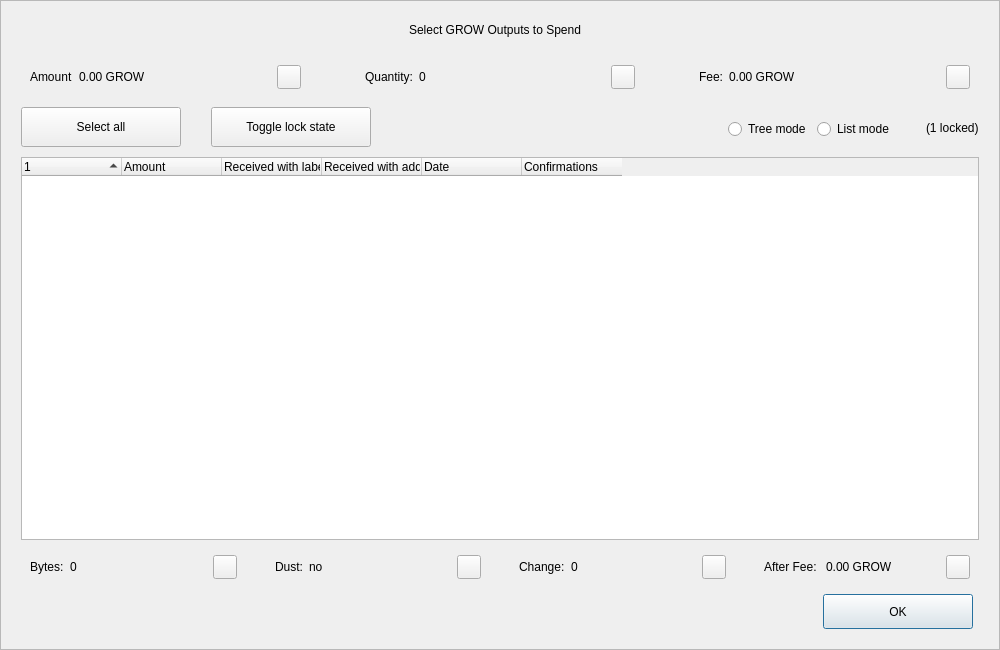
<?xml version="1.0" encoding="UTF-8"?>
<ui version="4.0">
 <class>CoinControlDialog</class>
 <widget class="QDialog" name="CoinControlDialog">
  <property name="geometry">
   <rect>
    <x>0</x>
    <y>0</y>
    <width>1000</width>
    <height>650</height>
   </rect>
  </property>
  <property name="minimumSize">
   <size>
    <width>950</width>
    <height>650</height>
   </size>
  </property>
  <property name="windowTitle">
   <string>Coin Selection</string>
  </property>
  <property name="styleSheet">
   <string notr="true"/>
  </property>
  <layout class="QVBoxLayout" name="verticalLayout">
   <property name="spacing">
    <number>0</number>
   </property>
   <property name="leftMargin">
    <number>0</number>
   </property>
   <property name="topMargin">
    <number>0</number>
   </property>
   <property name="rightMargin">
    <number>0</number>
   </property>
   <property name="bottomMargin">
    <number>0</number>
   </property>
   <item>
    <widget class="QFrame" name="frameContainer">
     <property name="toolTipDuration">
      <number>0</number>
     </property>
     <property name="frameShape">
      <enum>QFrame::StyledPanel</enum>
     </property>
     <property name="frameShadow">
      <enum>QFrame::Raised</enum>
     </property>
     <layout class="QVBoxLayout" name="verticalLayout_2">
      <property name="leftMargin">
       <number>0</number>
      </property>
      <property name="rightMargin">
       <number>0</number>
      </property>
      <property name="bottomMargin">
       <number>20</number>
      </property>
      <item>
       <layout class="QHBoxLayout" name="horizontalLayout_12">
        <property name="spacing">
         <number>0</number>
        </property>
        <property name="leftMargin">
         <number>20</number>
        </property>
        <property name="rightMargin">
         <number>30</number>
        </property>
        <item>
         <spacer name="horizontalSpacer_4">
          <property name="orientation">
           <enum>Qt::Horizontal</enum>
          </property>
          <property name="sizeHint" stdset="0">
           <size>
            <width>40</width>
            <height>20</height>
           </size>
          </property>
         </spacer>
        </item>
        <item>
         <widget class="QLabel" name="labelTitle">
          <property name="minimumSize">
           <size>
            <width>0</width>
            <height>40</height>
           </size>
          </property>
          <property name="maximumSize">
           <size>
            <width>16777215</width>
            <height>40</height>
           </size>
          </property>
          <property name="text">
           <string>Select GROW Outputs to Spend</string>
          </property>
          <property name="alignment">
           <set>Qt::AlignCenter</set>
          </property>
          <property name="margin">
           <number>7</number>
          </property>
         </widget>
        </item>
        <item>
         <spacer name="horizontalSpacer_5">
          <property name="orientation">
           <enum>Qt::Horizontal</enum>
          </property>
          <property name="sizeHint" stdset="0">
           <size>
            <width>40</width>
            <height>20</height>
           </size>
          </property>
         </spacer>
        </item>
       </layout>
      </item>
      <item>
       <layout class="QHBoxLayout" name="horizontalLayout_8">
        <property name="leftMargin">
         <number>20</number>
        </property>
        <property name="rightMargin">
         <number>20</number>
        </property>
        <item>
         <widget class="QWidget" name="layoutAmount" native="true">
          <layout class="QHBoxLayout" name="horizontalLayout_9" stretch="0,1,0">
           <item>
            <widget class="QLabel" name="labelCoinControlAmountText">
             <property name="text">
              <string>Amount</string>
             </property>
            </widget>
           </item>
           <item>
            <widget class="QLabel" name="labelCoinControlAmount">
             <property name="text">
              <string>0.00 GROW</string>
             </property>
            </widget>
           </item>
           <item alignment="Qt::AlignHCenter|Qt::AlignVCenter">
            <widget class="QPushButton" name="pushButtonAmount">
             <property name="minimumSize">
              <size>
               <width>0</width>
               <height>24</height>
              </size>
             </property>
             <property name="maximumSize">
              <size>
               <width>24</width>
               <height>26</height>
              </size>
             </property>
             <property name="focusPolicy">
              <enum>Qt::NoFocus</enum>
             </property>
             <property name="styleSheet">
              <string notr="true">padding-bottom:2px;
padding-right:4px;</string>
             </property>
             <property name="text">
              <string/>
             </property>
            </widget>
           </item>
          </layout>
         </widget>
        </item>
        <item>
         <spacer name="horizontalSpacer_2">
          <property name="orientation">
           <enum>Qt::Horizontal</enum>
          </property>
          <property name="sizeType">
           <enum>QSizePolicy::Fixed</enum>
          </property>
          <property name="sizeHint" stdset="0">
           <size>
            <width>40</width>
            <height>20</height>
           </size>
          </property>
         </spacer>
        </item>
        <item>
         <widget class="QWidget" name="layoutQuantity" native="true">
          <layout class="QHBoxLayout" name="horizontalLayout_10" stretch="0,1,0">
           <item>
            <widget class="QLabel" name="labelCoinControlQuantityText">
             <property name="text">
              <string>Quantity:</string>
             </property>
            </widget>
           </item>
           <item>
            <widget class="QLabel" name="labelCoinControlQuantity">
             <property name="text">
              <string>0</string>
             </property>
            </widget>
           </item>
           <item alignment="Qt::AlignHCenter|Qt::AlignVCenter">
            <widget class="QPushButton" name="pushButtonQuantity">
             <property name="minimumSize">
              <size>
               <width>0</width>
               <height>24</height>
              </size>
             </property>
             <property name="maximumSize">
              <size>
               <width>24</width>
               <height>26</height>
              </size>
             </property>
             <property name="focusPolicy">
              <enum>Qt::NoFocus</enum>
             </property>
             <property name="styleSheet">
              <string notr="true">padding-bottom:2px;
               padding-right:4px;</string>
             </property>
             <property name="text">
              <string/>
             </property>
            </widget>
           </item>
          </layout>
         </widget>
        </item>
        <item>
         <spacer name="horizontalSpacer_22">
          <property name="orientation">
           <enum>Qt::Horizontal</enum>
          </property>
          <property name="sizeType">
           <enum>QSizePolicy::Fixed</enum>
          </property>
          <property name="sizeHint" stdset="0">
           <size>
            <width>40</width>
            <height>20</height>
           </size>
          </property>
         </spacer>
        </item>
        <item>
         <widget class="QWidget" name="layoutFee" native="true">
          <layout class="QHBoxLayout" name="horizontalLayout_11" stretch="0,1,0">
           <item>
            <widget class="QLabel" name="labelCoinControlFeeText">
             <property name="text">
              <string>Fee:</string>
             </property>
            </widget>
           </item>
           <item>
            <widget class="QLabel" name="labelCoinControlFee">
             <property name="text">
              <string>0.00 GROW</string>
             </property>
            </widget>
           </item>
           <item alignment="Qt::AlignHCenter|Qt::AlignVCenter">
            <widget class="QPushButton" name="pushButtonFee">
             <property name="minimumSize">
              <size>
               <width>0</width>
               <height>24</height>
              </size>
             </property>
             <property name="maximumSize">
              <size>
               <width>24</width>
               <height>26</height>
              </size>
             </property>
             <property name="focusPolicy">
              <enum>Qt::NoFocus</enum>
             </property>
             <property name="styleSheet">
              <string notr="true">padding-bottom:2px;
               padding-right:4px;</string>
             </property>
             <property name="text">
              <string/>
             </property>
            </widget>
           </item>
          </layout>
         </widget>
        </item>
       </layout>
      </item>
      <item>
       <widget class="QFrame" name="frame">
        <property name="minimumSize">
         <size>
          <width>0</width>
          <height>40</height>
         </size>
        </property>
        <property name="styleSheet">
         <string notr="true">#frame {
	border:0;
}</string>
        </property>
        <property name="frameShape">
         <enum>QFrame::StyledPanel</enum>
        </property>
        <property name="frameShadow">
         <enum>QFrame::Sunken</enum>
        </property>
        <layout class="QHBoxLayout" name="horizontalLayout">
         <property name="spacing">
          <number>0</number>
         </property>
         <property name="leftMargin">
          <number>20</number>
         </property>
         <property name="topMargin">
          <number>0</number>
         </property>
         <property name="rightMargin">
          <number>20</number>
         </property>
         <property name="bottomMargin">
          <number>0</number>
         </property>
         <item>
          <layout class="QHBoxLayout" name="horizontalLayoutPanel" stretch="0,0,0,0,0,0">
           <property name="spacing">
            <number>20</number>
           </property>
           <item>
            <widget class="QPushButton" name="pushButtonSelectAll">
             <property name="sizePolicy">
              <sizepolicy hsizetype="Maximum" vsizetype="Fixed">
               <horstretch>0</horstretch>
               <verstretch>0</verstretch>
              </sizepolicy>
             </property>
             <property name="minimumSize">
              <size>
               <width>160</width>
               <height>40</height>
              </size>
             </property>
             <property name="maximumSize">
              <size>
               <width>16777215</width>
               <height>40</height>
              </size>
             </property>
             <property name="text">
              <string>Select all</string>
             </property>
             <property name="checkable">
              <bool>true</bool>
             </property>
             <property name="checked">
              <bool>false</bool>
             </property>
             <property name="autoExclusive">
              <bool>false</bool>
             </property>
             <property name="autoDefault">
              <bool>false</bool>
             </property>
            </widget>
           </item>
           <item>
            <spacer name="horizontalSpacer_6">
             <property name="orientation">
              <enum>Qt::Horizontal</enum>
             </property>
             <property name="sizeType">
              <enum>QSizePolicy::Fixed</enum>
             </property>
             <property name="sizeHint" stdset="0">
              <size>
               <width>10</width>
               <height>20</height>
              </size>
             </property>
            </spacer>
           </item>
           <item>
            <widget class="QPushButton" name="pushButtonToggleLock">
             <property name="sizePolicy">
              <sizepolicy hsizetype="Maximum" vsizetype="Fixed">
               <horstretch>0</horstretch>
               <verstretch>0</verstretch>
              </sizepolicy>
             </property>
             <property name="minimumSize">
              <size>
               <width>160</width>
               <height>40</height>
              </size>
             </property>
             <property name="maximumSize">
              <size>
               <width>16777215</width>
               <height>40</height>
              </size>
             </property>
             <property name="text">
              <string>Toggle lock state</string>
             </property>
             <property name="checkable">
              <bool>true</bool>
             </property>
             <property name="autoExclusive">
              <bool>false</bool>
             </property>
             <property name="autoDefault">
              <bool>false</bool>
             </property>
            </widget>
           </item>
           <item>
            <spacer name="horizontalSpacer_7">
             <property name="orientation">
              <enum>Qt::Horizontal</enum>
             </property>
             <property name="sizeType">
              <enum>QSizePolicy::Expanding</enum>
             </property>
             <property name="sizeHint" stdset="0">
              <size>
               <width>30</width>
               <height>20</height>
              </size>
             </property>
            </spacer>
           </item>
           <item alignment="Qt::AlignRight">
            <widget class="QGroupBox" name="groupBox_2">
             <property name="styleSheet">
              <string notr="true">#groupBox_2 {
    background-color:transparent;
    border-radius:0;
}</string>
             </property>
             <property name="title">
              <string/>
             </property>
             <layout class="QHBoxLayout" name="horizontalLayout_14">
              <item>
               <widget class="QRadioButton" name="radioTreeMode">
                <property name="sizePolicy">
                 <sizepolicy hsizetype="Maximum" vsizetype="Fixed">
                  <horstretch>0</horstretch>
                  <verstretch>0</verstretch>
                 </sizepolicy>
                </property>
                <property name="text">
                 <string>Tree mode</string>
                </property>
               </widget>
              </item>
              <item>
               <widget class="QRadioButton" name="radioListMode">
                <property name="sizePolicy">
                 <sizepolicy hsizetype="Maximum" vsizetype="Fixed">
                  <horstretch>0</horstretch>
                  <verstretch>0</verstretch>
                 </sizepolicy>
                </property>
                <property name="text">
                 <string>List mode</string>
                </property>
                <property name="checked">
                 <bool>false</bool>
                </property>
               </widget>
              </item>
             </layout>
            </widget>
           </item>
           <item>
            <widget class="QLabel" name="labelLocked">
             <property name="text">
              <string>(1 locked)</string>
             </property>
            </widget>
           </item>
          </layout>
         </item>
        </layout>
       </widget>
      </item>
      <item>
       <layout class="QHBoxLayout" name="horizontalLayout_13">
        <property name="leftMargin">
         <number>20</number>
        </property>
        <property name="rightMargin">
         <number>20</number>
        </property>
        <item>
         <widget class="CoinControlTreeWidget" name="treeWidget">
          <property name="contextMenuPolicy">
           <enum>Qt::CustomContextMenu</enum>
          </property>
          <property name="styleSheet">
           <string notr="true"/>
          </property>
          <property name="sortingEnabled">
           <bool>false</bool>
          </property>
          <property name="columnCount">
           <number>6</number>
          </property>
          <attribute name="headerShowSortIndicator" stdset="0">
           <bool>true</bool>
          </attribute>
          <attribute name="headerStretchLastSection">
           <bool>false</bool>
          </attribute>
          <column>
           <property name="text">
            <string/>
           </property>
          </column>
          <column>
           <property name="text">
            <string>Amount</string>
           </property>
          </column>
          <column>
           <property name="text">
            <string>Received with label</string>
           </property>
          </column>
          <column>
           <property name="text">
            <string>Received with address</string>
           </property>
          </column>
          <column>
           <property name="text">
            <string>Date</string>
           </property>
          </column>
          <column>
           <property name="text">
            <string>Confirmations</string>
           </property>
           <property name="toolTip">
            <string>Confirmed</string>
           </property>
          </column>
         </widget>
        </item>
       </layout>
      </item>
      <item>
       <layout class="QHBoxLayout" name="horizontalLayout_3">
        <property name="spacing">
         <number>20</number>
        </property>
        <property name="leftMargin">
         <number>20</number>
        </property>
        <property name="rightMargin">
         <number>20</number>
        </property>
        <item>
         <widget class="QWidget" name="layoutBytes" native="true">
          <layout class="QHBoxLayout" name="horizontalLayout_4" stretch="0,1,0">
           <item>
            <widget class="QLabel" name="labelCoinControlBytesText">
             <property name="text">
              <string>Bytes:</string>
             </property>
            </widget>
           </item>
           <item>
            <widget class="QLabel" name="labelCoinControlBytes">
             <property name="text">
              <string>0</string>
             </property>
            </widget>
           </item>
           <item alignment="Qt::AlignHCenter|Qt::AlignVCenter">
            <widget class="QPushButton" name="pushButtonBytes">
             <property name="minimumSize">
              <size>
               <width>0</width>
               <height>24</height>
              </size>
             </property>
             <property name="maximumSize">
              <size>
               <width>24</width>
               <height>26</height>
              </size>
             </property>
             <property name="focusPolicy">
              <enum>Qt::NoFocus</enum>
             </property>
             <property name="styleSheet">
              <string notr="true">padding-bottom:2px;
               padding-right:4px;</string>
             </property>
             <property name="text">
              <string/>
             </property>
            </widget>
           </item>
          </layout>
         </widget>
        </item>
        <item>
         <widget class="QWidget" name="layoutDust" native="true">
          <layout class="QHBoxLayout" name="horizontalLayout_5" stretch="0,1,0">
           <item>
            <widget class="QLabel" name="labelCoinControlLowOutputText">
             <property name="text">
              <string>Dust:</string>
             </property>
            </widget>
           </item>
           <item>
            <widget class="QLabel" name="labelCoinControlLowOutput">
             <property name="text">
              <string>no</string>
             </property>
            </widget>
           </item>
           <item alignment="Qt::AlignHCenter|Qt::AlignVCenter">
            <widget class="QPushButton" name="pushButtonDust">
             <property name="minimumSize">
              <size>
               <width>0</width>
               <height>24</height>
              </size>
             </property>
             <property name="maximumSize">
              <size>
               <width>24</width>
               <height>26</height>
              </size>
             </property>
             <property name="focusPolicy">
              <enum>Qt::NoFocus</enum>
             </property>
             <property name="styleSheet">
              <string notr="true">padding-bottom:2px;
               padding-right:4px;</string>
             </property>
             <property name="text">
              <string/>
             </property>
            </widget>
           </item>
          </layout>
         </widget>
        </item>
        <item>
         <widget class="QWidget" name="layoutChange" native="true">
          <layout class="QHBoxLayout" name="horizontalLayout_6" stretch="0,1,0">
           <item>
            <widget class="QLabel" name="labelCoinControlChangeText">
             <property name="text">
              <string>Change:</string>
             </property>
            </widget>
           </item>
           <item>
            <widget class="QLabel" name="labelCoinControlChange">
             <property name="text">
              <string>0</string>
             </property>
            </widget>
           </item>
           <item alignment="Qt::AlignHCenter|Qt::AlignVCenter">
            <widget class="QPushButton" name="pushButtonChange">
             <property name="minimumSize">
              <size>
               <width>0</width>
               <height>24</height>
              </size>
             </property>
             <property name="maximumSize">
              <size>
               <width>24</width>
               <height>26</height>
              </size>
             </property>
             <property name="focusPolicy">
              <enum>Qt::NoFocus</enum>
             </property>
             <property name="styleSheet">
              <string notr="true">padding-bottom:2px;
               padding-right:4px;</string>
             </property>
             <property name="text">
              <string/>
             </property>
            </widget>
           </item>
          </layout>
         </widget>
        </item>
        <item>
         <widget class="QWidget" name="layoutAfter" native="true">
          <layout class="QHBoxLayout" name="horizontalLayout_7" stretch="0,1,0">
           <item>
            <widget class="QLabel" name="labelCoinControlAfterFeeText">
             <property name="text">
              <string>After Fee: </string>
             </property>
            </widget>
           </item>
           <item>
            <widget class="QLabel" name="labelCoinControlAfterFee">
             <property name="text">
              <string>0.00 GROW</string>
             </property>
            </widget>
           </item>
           <item alignment="Qt::AlignHCenter|Qt::AlignVCenter">
            <widget class="QPushButton" name="pushButtonAlterFee">
             <property name="minimumSize">
              <size>
               <width>0</width>
               <height>24</height>
              </size>
             </property>
             <property name="maximumSize">
              <size>
               <width>24</width>
               <height>26</height>
              </size>
             </property>
             <property name="focusPolicy">
              <enum>Qt::NoFocus</enum>
             </property>
             <property name="styleSheet">
              <string notr="true">padding-bottom:2px;
               padding-right:4px;</string>
             </property>
             <property name="text">
              <string/>
             </property>
            </widget>
           </item>
          </layout>
         </widget>
        </item>
       </layout>
      </item>
      <item>
       <layout class="QHBoxLayout" name="horizontalLayout_2">
        <property name="spacing">
         <number>0</number>
        </property>
        <property name="leftMargin">
         <number>20</number>
        </property>
        <property name="rightMargin">
         <number>26</number>
        </property>
        <item>
         <spacer name="horizontalSpacer_3">
          <property name="orientation">
           <enum>Qt::Horizontal</enum>
          </property>
          <property name="sizeHint" stdset="0">
           <size>
            <width>558</width>
            <height>20</height>
           </size>
          </property>
         </spacer>
        </item>
        <item>
         <widget class="QPushButton" name="pushButtonOk">
          <property name="minimumSize">
           <size>
            <width>150</width>
            <height>35</height>
           </size>
          </property>
          <property name="text">
           <string>OK</string>
          </property>
         </widget>
        </item>
       </layout>
      </item>
     </layout>
    </widget>
   </item>
  </layout>
 </widget>
 <customwidgets>
  <customwidget>
   <class>CoinControlTreeWidget</class>
   <extends>QTreeWidget</extends>
   <header>coincontroltreewidget.h</header>
  </customwidget>
 </customwidgets>
 <resources/>
 <connections/>
</ui>
